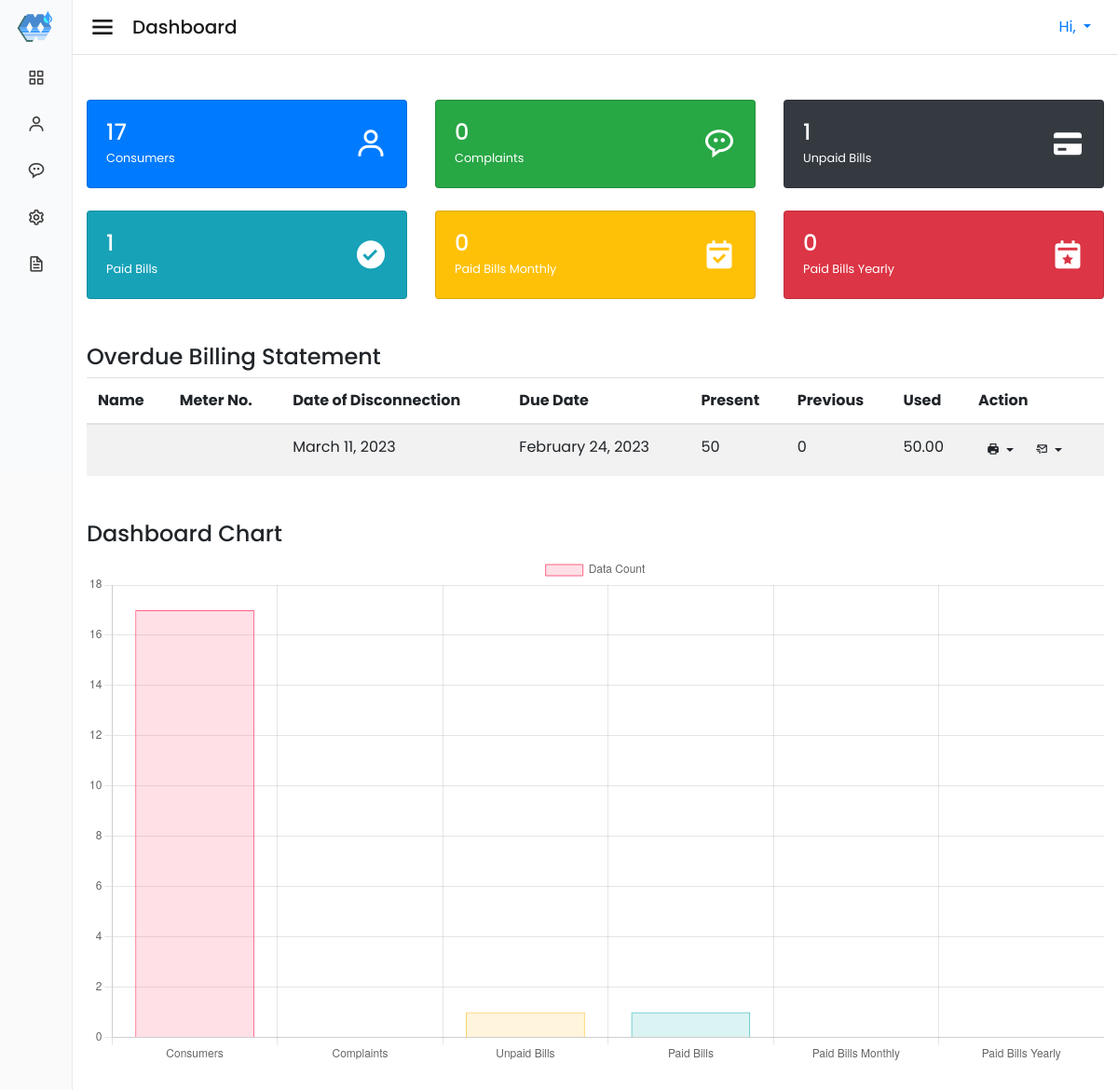
The app's page /admin/index.php with its own data.
### tables this page shows
CREATE TABLE `readings` (
  `id` int(11) NOT NULL,
  `consumer_id` int(11) NOT NULL,
  `reading_date` timestamp NOT NULL DEFAULT current_timestamp() ON UPDATE current_timestamp(),
  `date_paid` date NOT NULL,
  `previous` float NOT NULL,
  `present` float NOT NULL,
  `status` int(11) NOT NULL,
  `due_date` date NOT NULL DEFAULT current_timestamp(),
  `ref` varchar(100) NOT NULL,
  `shot` varchar(300) NOT NULL
);

### admin/index.php (the view, shortened to what this page needs)
<?php
require_once "config.php";
$consumers_sql = "SELECT * FROM consumers;";
$consumers_result = mysqli_query($link, $consumers_sql);
$consumers_total = mysqli_num_rows($consumers_result);
$complaints_sql = "SELECT * FROM complaints;";
$complaints_result = mysqli_query($link, $complaints_sql);
$complaints_total = mysqli_num_rows($complaints_result);
$unpaid_sql = "SELECT * FROM readings WHERE status = 0;";
$unpaid_result = mysqli_query($link, $unpaid_sql);
$unpaid_total = mysqli_num_rows($unpaid_result);
$paid_sql = "SELECT * FROM readings WHERE status = 1;";
$paid_result = mysqli_query($link, $paid_sql);
$paid_total = mysqli_num_rows($paid_result);
$date = date('m-Y');
$paid_sql_month = "SELECT * FROM readings WHERE status = 1 AND DATE_FORMAT(date_paid, '%m-%Y') = '$date';";
$paid_result_month = mysqli_query($link, $paid_sql_month);
$paid_total_month = mysqli_num_rows($paid_result_month);
$date_year = date('Y');
$paid_sql_year = "SELECT * FROM readings WHERE status = 1 AND DATE_FORMAT(date_paid, '%Y') = '$date_year';";
$paid_result_year = mysqli_query($link, $paid_sql_year);
$paid_total_year = mysqli_num_rows($paid_result_year);
$currDate = date('Y-m-d');
$sql_overdue = "SELECT *, (present - previous) AS used, consumers.id AS consumer_id, readings.id AS reading_id FROM readings
                LEFT JOIN consumers ON readings.consumer_id = consumers.id
                WHERE DATE(readings.due_date) < '$currDate' AND readings.status = 0";
$result_overdue = mysqli_query($link, $sql_overdue);
?>
<!DOCTYPE html>
<html lang="en">
<head>
    <?php include 'includes/links.php'; ?>
    <link href='https://cdn.jsdelivr.net/npm/boxicons@2.0.9/css/boxicons.min.css' rel='stylesheet'>
</head>
<body>
    <?php include 'includes/sidebar.php'; ?>
    <section class="home-section">
        <nav class="navbar navbar-light bg-white border-bottom">
            <span class="navbar-brand mb-0 h1 d-flex align-items-center">
                <i class='bx bx-menu mr-3' style='cursor: pointer; font-size: 2rem'></i>
                Dashboard
            </span>
            <?php include 'includes/userMenu.php'; ?>
        </nav>
        <div class="container-fluid py-5">
            <div class="row">
                <div class="col-md-4">
                    <div class="card bg-primary text-white">
                        <div class="card-body">
                            <div class="d-flex align-items-center justify-content-between">
                                <div>
                                    <h4 class="mb-0"><?php echo $consumers_total; ?></h4>
                                    <small class="mb-0">Consumers</small>
                                </div>
                                <i class='bx bx-user bx-md'></i>
                            </div>
                        </div>
                    </div>
                </div>
                <div class="col-md-4">
                    <div class="card bg-success text-white">
                        <div class="card-body">
                            <div class="d-flex align-items-center justify-content-between">
                                <div>
                                    <h4 class="mb-0"><?php echo $complaints_total; ?></h4>
                                    <small class="mb-0">Complaints</small>
                                </div>
                                <i class='bx bx-message-rounded-dots bx-md'></i>
                            </div>
                        </div>
                    </div>
                </div>
                <div class="col-md-4">
                    <div class="card bg-dark text-white">
                        <div class="card-body">
                            <div class="d-flex align-items-center justify-content-between">
                                <div>
                                    <h4 class="mb-0"><?php echo $unpaid_total; ?></h4>
                                    <small class="mb-0">Unpaid Bills</small>
                                </div>
                                <i class='bx bxs-credit-card bx-md'></i>
                            </div>
                        </div>
                    </div>
                </div>
            </div>
            <br>
            <div class="row">
                <div class="col-md-4">
                    <div class="card bg-info text-white">
                        <div class="card-body">
                            <div class="d-flex align-items-center justify-content-between">
                                <div>
                                    <h4 class="mb-0"><?php echo $paid_total; ?></h4>
                                    <small class="mb-0">Paid Bills</small>
                                </div>
                                <i class='bx bxs-check-circle bx-md'></i>
                            </div>
                        </div>
                    </div>
                </div>
                <div class="col-md-4">
                    <div class="card bg-warning text-white">
                        <div class="card-body">
                            <div class="d-flex align-items-center justify-content-between">
                                <div>
                                    <h4 class="mb-0"><?php echo $paid_total_month; ?></h4>
                                    <small class="mb-0">Paid Bills Monthly</small>
                                </div>
                                <i class='bx bxs-calendar-check bx-md'></i>
                            </div>
                        </div>
                    </div>
                </div>
                <div class="col-md-4">
                    <div class="card bg-danger text-white">
                        <div class="card-body">
                            <div class="d-flex align-items-center justify-content-between">
                                <div>
                                    <h4 class="mb-0"><?php echo $paid_total_year; ?></h4>
                                    <small class="mb-0">Paid Bills Yearly</small>
                                </div>
                                <i class='bx bxs-calendar-star bx-md'></i>
                            </div>
                        </div>
                    </div>
                </div>
            </div>
            <div class="mt-5">
                <h4>Overdue Billing Statement</h4>
                <div>
                    <?php if (mysqli_num_rows($result_overdue) > 0): ?>
                        <table class="table table-striped">
                            <thead>
                                <tr>
                                    <th>Name</th>
                                    <th>Meter No.</th>
                                    <th>Date of Disconnection</th>
                                    <th>Due Date</th>
                                    <th>Present</th>
                                    <th>Previous</th>
                                    <th>Used</th>
                                    <th>Action</th>
                                </tr>
                            </thead>
                            <tbody>
                                <?php while ($row = mysqli_fetch_array($result_overdue)): ?>
                                    <tr>
                                        <td><?php echo $row['name']; ?></td>
                                        <td><?php echo $row['meter_num']; ?></td>
                                        <td><?php echo date("F j, Y", strtotime($row['due_date'] . " +15 day")); ?></td>
                                        <td><?php echo date_format(date_create($row['due_date']), 'F j, Y'); ?></td>
                                        <td><?php echo $row['present']; ?></td>
                                        <td><?php echo $row['previous']; ?></td>
                                        <td><?php echo number_format((float)$row['used'], 2, '.', ''); ?></td>
                                        <td>
                                            <div class="d-flex" style="gap: 0.3rem">
                                                <div class="dropdown">
                                                    <button class="btn btn-sm custom-btn dropdown-toggle" type="button" id="dropdownMenuButton" data-toggle="dropdown" aria-haspopup="true" aria-expanded="false">
                                                        <i class="bx bxs-printer"></i>
                                                    </button>
                                                </div>
                                                <div class="dropdown">
                                                    <button class="btn btn-sm custom-btn dropdown-toggle" type="button" id="dropdownMenuButton" data-toggle="dropdown" aria-haspopup="true" aria-expanded="false">
                                                        <i class='bx bx-mail-send'></i>
                                                    </button>
                                                </div>
                                            </div>
                                        </td>
                                    </tr>
                                <?php endwhile; ?>
                            </tbody>
                        </table>
                    <?php else: ?>
                        <p>No overdue billing statements found.</p>
                    <?php endif; ?>
                </div>
            </div>
            <div class="mt-5">
                <h4>Dashboard Chart</h4>
                <canvas id="consumersChart" width="400" height="200"></canvas>
            </div>
        </div>
    </section>
    <script>
        // Chart.js Configuration
        $(document).ready(function() {
            var ctx = document.getElementById('consumersChart').getContext('2d');
            var consumersChart = new Chart(ctx, {
                type: 'bar',
                data: {
                    labels: ['Consumers', 'Complaints', 'Unpaid Bills', 'Paid Bills', 'Paid Bills Monthly', 'Paid Bills Yearly'],
                    datasets: [{
                        label: 'Data Count',
                        data: [
                            <?php echo $consumers_total; ?>,
                            <?php echo $complaints_total; ?>,
                            <?php echo $unpaid_total; ?>,
                            <?php echo $paid_total; ?>,
                            <?php echo $paid_total_month; ?>,
                            <?php echo $paid_total_year; ?>
                        ],
                        backgroundColor: [
                            'rgba(255, 99, 132, 0.2)',
                            'rgba(54, 162, 235, 0.2)',
                            'rgba(255, 206, 86, 0.2)',
                            'rgba(75, 192, 192, 0.2)',
                            'rgba(153, 102, 255, 0.2)',
                            'rgba(255, 159, 64, 0.2)'
                        ],
                        borderColor: [
                            'rgba(255, 99, 132, 1)',
                            'rgba(54, 162, 235, 1)',
                            'rgba(255, 206, 86, 1)',
                            'rgba(75, 192, 192, 1)',
                            'rgba(153, 102, 255, 1)',
                            'rgba(255, 159, 64, 1)'
                        ],
                        borderWidth: 1
                    }]
                },
                options: {
                    scales: {
                        y: {
                            beginAtZero: true
                        }
                    }
                }
            });
        });
    </script>
</body>
</html>

### admin/style.css (style rules this page uses)
* { margin: 0; padding: 0; box-sizing: border-box; font-family: 'Poppins', sans-serif; }
.home-section { position: relative; height: 100vh; left: 260px; width: calc(100% - 260px); transition: all 0.5s ease; }
.sidebar.close ~ .home-section { left: 78px; width: calc(100% - 78px); }

### records on screen
readings: due_date "March 11, 2023", due_date "February 24, 2023", present "50", previous "0", used "50.00"

### other values on screen
$consumers_total "17"
$complaints_total "0"
$unpaid_total "1"
$paid_total "1"
$paid_total_month "0"
$paid_total_year "0"
chart data {{ $consumers_total }} 17
chart data {{ $complaints_total }} 0
chart data {{ $unpaid_total }} 1
chart data {{ $paid_total }} 1
